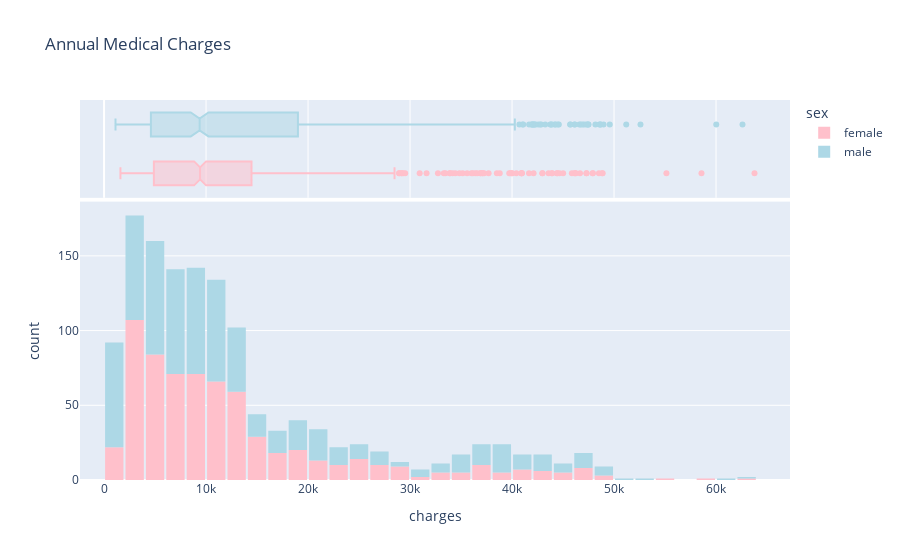

Notebook code for this chart:
### Code cell
fig = px.histogram(med_df,
                   x= 'charges',
                   marginal= 'box',
                   color= 'sex',
                   color_discrete_sequence= ['pink', 'lightblue'],
                   title= 'Annual Medical Charges')
fig.update_layout(bargap= 0.1)
fig.show()

### Figure 1 — Plotly figure (JSON) as saved in the notebook; plotly's stock layout.template omitted (floating-point values rounded to 4 significant figures; data arrays with more than 128 entries replaced by an {"elided": "..."} marker saying what was removed)
{"data": [{"alignmentgroup": "True", "bingroup": "x", "hovertemplate": "sex=female<br>charges=%{x}<br>count=%{y}<extra></extra>", "legendgroup": "female", "marker": {"color": "pink", "pattern": {"shape": ""}}, "name": "female", "offsetgroup": "female", "orientation": "v", "showlegend": true, "x": {"elided": "662 float values"}, "xaxis": "x", "yaxis": "y", "type": "histogram"}, {"alignmentgroup": "True", "hovertemplate": "sex=female<br>charges=%{x}<extra></extra>", "legendgroup": "female", "marker": {"color": "pink"}, "name": "female", "notched": true, "offsetgroup": "female", "showlegend": false, "x": {"elided": "662 float values"}, "xaxis": "x2", "yaxis": "y2", "type": "box"}, {"alignmentgroup": "True", "bingroup": "x", "hovertemplate": "sex=male<br>charges=%{x}<br>count=%{y}<extra></extra>", "legendgroup": "male", "marker": {"color": "lightblue", "pattern": {"shape": ""}}, "name": "male", "offsetgroup": "male", "orientation": "v", "showlegend": true, "x": {"elided": "676 float values"}, "xaxis": "x", "yaxis": "y", "type": "histogram"}, {"alignmentgroup": "True", "hovertemplate": "sex=male<br>charges=%{x}<extra></extra>", "legendgroup": "male", "marker": {"color": "lightblue"}, "name": "male", "notched": true, "offsetgroup": "male", "showlegend": false, "x": {"elided": "676 float values"}, "xaxis": "x2", "yaxis": "y2", "type": "box"}], "layout": {"xaxis": {"anchor": "y", "domain": [0.0, 1.0], "title": {"text": "charges"}}, "yaxis": {"anchor": "x", "domain": [0.0, 0.7326], "title": {"text": "count"}}, "xaxis2": {"anchor": "y2", "domain": [0.0, 1.0], "matches": "x", "showticklabels": false, "showgrid": true}, "yaxis2": {"anchor": "x2", "domain": [0.7426, 1.0], "matches": "y2", "showticklabels": false, "showline": false, "ticks": "", "showgrid": false}, "legend": {"title": {"text": "sex"}, "tracegroupgap": 0}, "title": {"text": "Annual Medical Charges"}, "barmode": "relative", "bargap": 0.1}}
